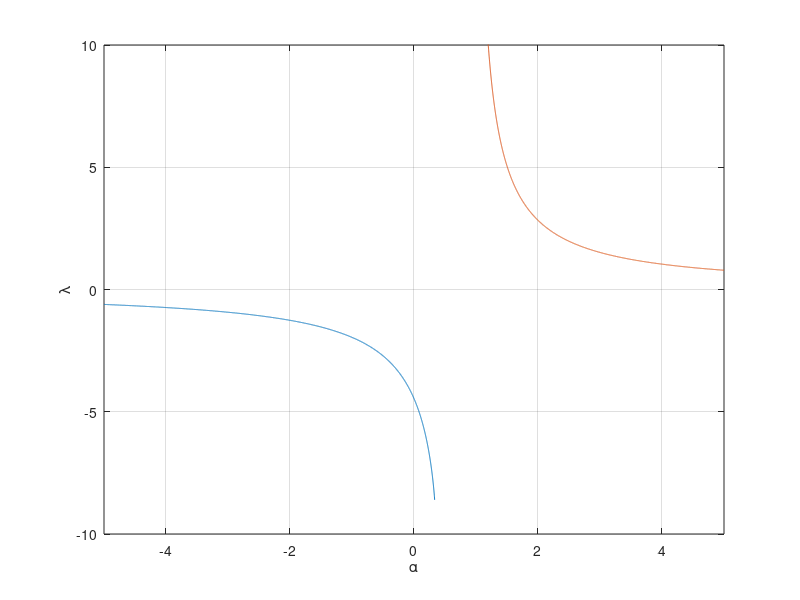
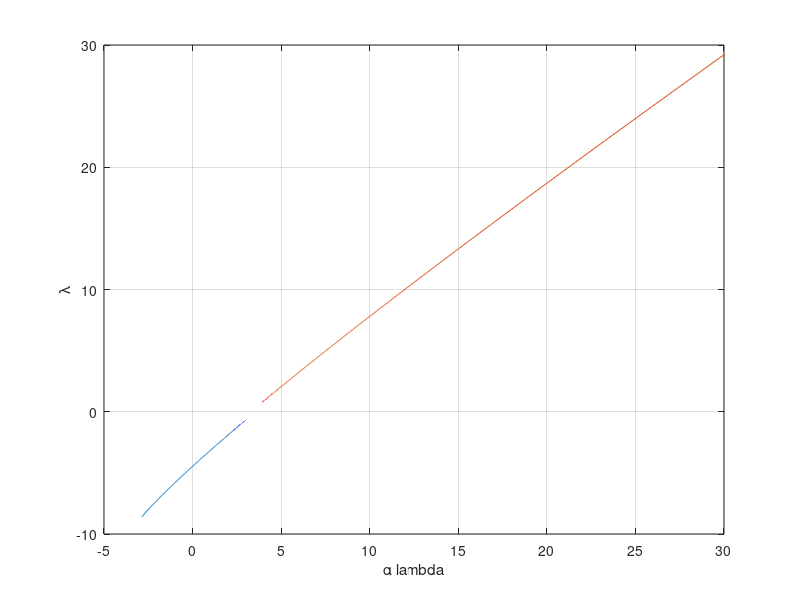

Write MATLAB code to recreate these figures, in order.
clear all
close all
clc
i = 0;

for alpha = -5:0.001:1/3

   i=i+1; 
    
fun = @(x) x./(sqrt(2/3*(x.^3-1)-2*alpha*(x-1)));

q = integral(fun,1,0);

a(i) = alpha;

lambda(i) = 4*q^2;

end

i = 0;

for alpha = 1+0.001:0.001:5

   i=i+1; 
    
fun = @(x) x./(sqrt(2/3*(x.^3-1)-2*alpha*(x-1)));

q2 = integral(fun,1,0);

a2(i) = alpha;

lambda2(i) = 4*q2^2;

end


plot(a,lambda)
grid on
hold on
plot(a2,lambda2)
axis([-5 5 -10 10])
xlabel('\alpha')
ylabel('\lambda')


alpha_lambda = lambda.*a;
alpha_lambda2 = lambda2.*a2;


figure
plot(alpha_lambda,lambda)
grid on
hold on 
plot(alpha_lambda2,lambda2)
axis([-5 30 -10 30])
xlabel('\alpha lambda')
ylabel('\lambda')
